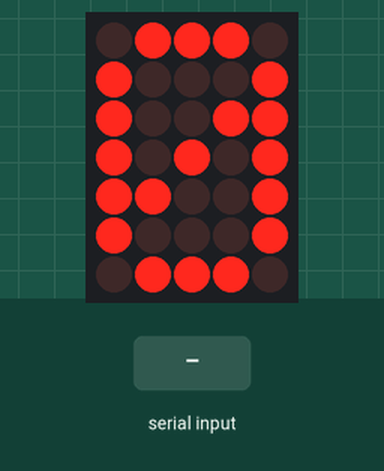
Recording of a sketch running on a simulated Arduino Uno, built with avr-gcc and run on an emulated ATmega328P. Parts: 5×7 LED matrix. Wiring (inferred from the names in the program): LED matrix (orientation assumed): rows pin 12, pin 11, pin 2, pin 9, pin 4, pin 5, pin 6; columns pin 13, pin 3, pin 10, pin 7, pin 8. The inputs (shaded band) are chosen by the test bench.

Above: at 1.2 s.
1.3 s: "90,45\n" received over Serial
At 2.5 s:
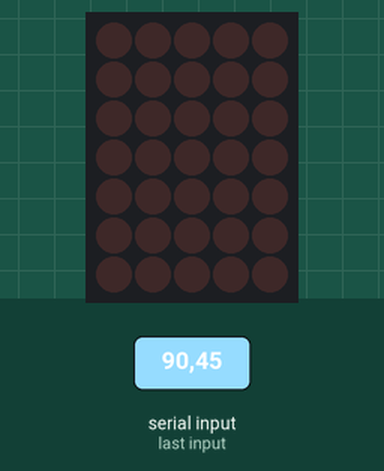
2.8 s: "30,150\n" received over Serial
At 2.85 s:
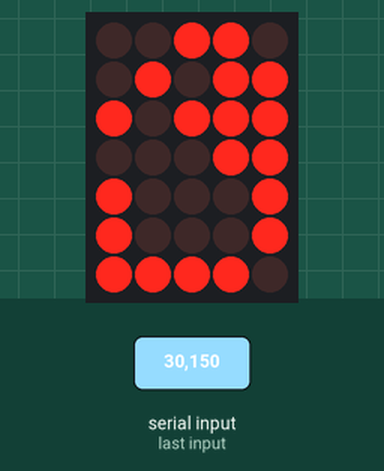
4.3 s: "2\n" received over Serial
At 4.35 s:
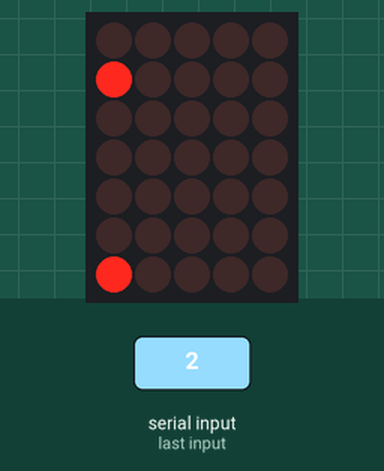
5.8 s: "5\n" received over Serial
At 5.85 s:
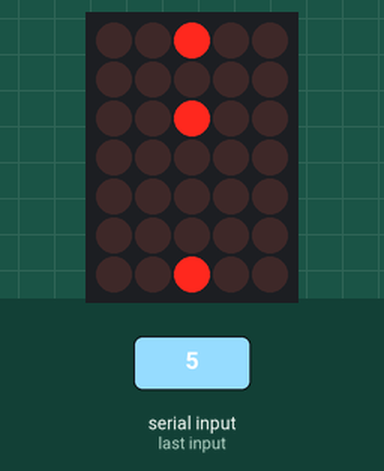
7.3 s: "90\n" received over Serial
At 7.35 s:
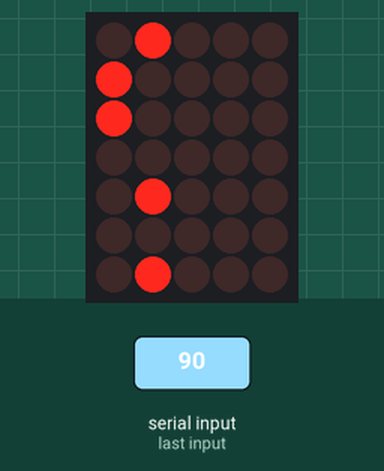
8.8 s: "200\n" received over Serial
At 8.85 s:
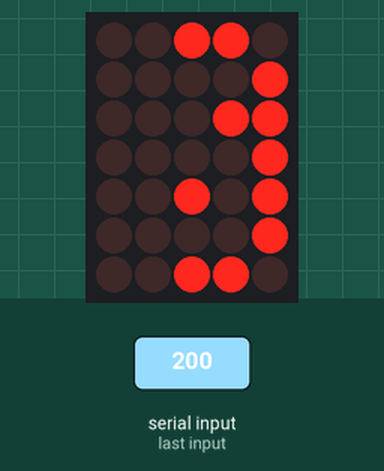
Timing chart, 0 to 11.3 s (numbered marks = the images above; inputs shaded):
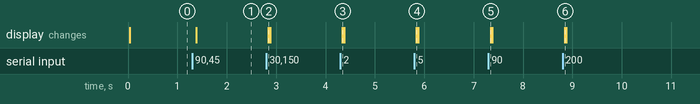

The sketch:

week9_d.ino
```cpp
unsigned int i, rx, num = 0, line = 0;
const char col[5] = {13, 3, 10, 7, 8};
const char row[7] = {12, 11, 2, 9, 4, 5, 6};
const char dot[10][5] = {
  {0x3e, 0x51, 0x49, 0x45, 0x3e},
  {0x00, 0x42, 0x7f, 0x40, 0x00},
  {0x42, 0x61, 0x51, 0x49, 0x46},
  {0x21, 0x41, 0x45, 0x4b, 0x31},
  {0x18, 0x14, 0x12, 0x7f, 0x10},
  {0x27, 0x45, 0x45, 0x45, 0x39},
  {0x3c, 0x4a, 0x49, 0x49, 0x30},
  {0x01, 0x71, 0x09, 0x05, 0x03},
  {0x36, 0x49, 0x49, 0x49, 0x36},
  {0x06, 0x49, 0x49, 0x29, 0x1e}
};

void setup(){
  for(i = 0; i < 5; i++) pinMode(col[i], OUTPUT);
  for(i = 0; i < 7; i++) pinMode(row[i], OUTPUT);
  Serial.begin(9600);
}

void loop(){
  rx = Serial.read();
  if(rx != -1) num = rx - 48;
  unsigned int wk = line % 5;

  for(i = 0; i < 5; i++) digitalWrite(col[i], LOW);
  for(i = 0; i < 7; i++) digitalWrite(row[i], HIGH);

  digitalWrite(col[wk], HIGH);

  if(line%5 == 2) digitalWrite(9, HIGH);


  digitalWrite(12, !(dot[num][wk] & 0x01));
  digitalWrite(11, !(dot[num][wk] & 0x02));
  digitalWrite(2, !(dot[num][wk] & 0x04));
  digitalWrite(9, !(dot[num][wk] & 0x08));
  digitalWrite(4, !(dot[num][wk] & 0x10));
  digitalWrite(5, !(dot[num][wk] & 0x20));
  digitalWrite(6, !(dot[num][wk] & 0x40));

  line++;
  delay(2);
}
```

Measured:
- after the input at 1.3 s, the display: changes after 0.08 s (image 1)
- after the input at 2.8 s, the display: changes at once (image 2)
- after the input at 4.3 s, the display: changes at once (image 3)
- after the input at 5.8 s, the display: changes at once (image 4)
- after the input at 7.3 s, the display: changes at once (image 5)
- after the input at 8.8 s, the display: changes at once (image 6)
